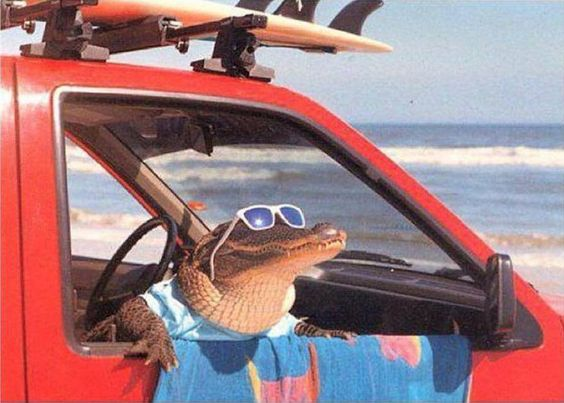
#> input picture Computação-Gráfica/processamento de imagens/teste.jpg, 564 x 403 px
$ python main.py
#> lines starting #> are read from the running program, lines starting #| are printed output that depends on the picture; after the words box and inside, x2 and y2 are one past the last pixel; in counts of white or black regions, pixels touching at a corner belong together
import cv2
    # Carrega a imagem
img = cv2.imread("teste.jpg")
#> img is the input picture: shape (403, 564, 3); mean B, G, R 129.5, 124.7, 160.2
    # Separa os canais de cores
r, g, b = cv2.split(img)
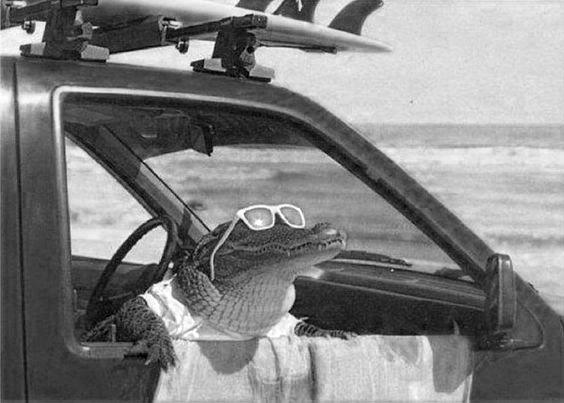
#> r: shape (403, 564); min 0, max 255, mean 129.5
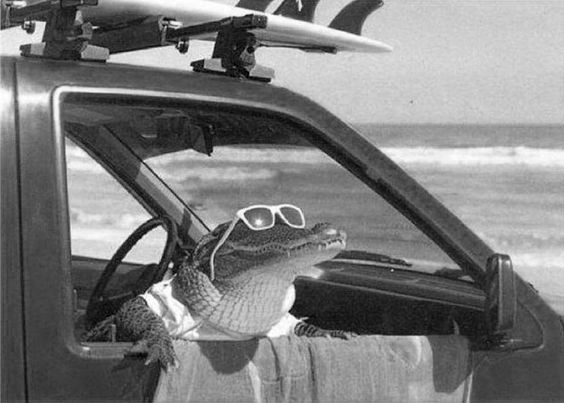
#> g: shape (403, 564); min 0, max 255, mean 124.7
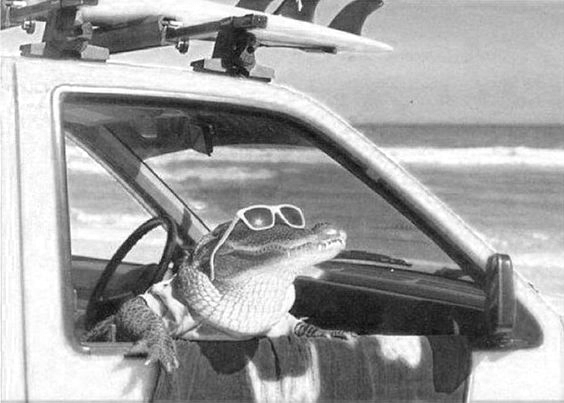
#> b: shape (403, 564); min 12, max 255, mean 160.2
font = cv2.FONT_HERSHEY_SIMPLEX
cv2.putText(b, 'B: ' + str(round(cv2.mean(b)[0])), (10, 30), font, 1, (255, 255, 255), 1)
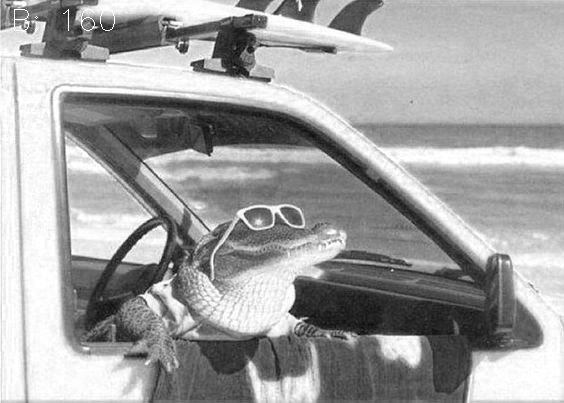
#> b: shape (403, 564); 0.1% of pixels changed, all inside (x1, y1, x2, y2) = (14, 9, 115, 31)
cv2.putText(g, 'G: ' + str(round(cv2.mean(g)[0])), (10, 30), font, 1, (255, 255, 255), 1)
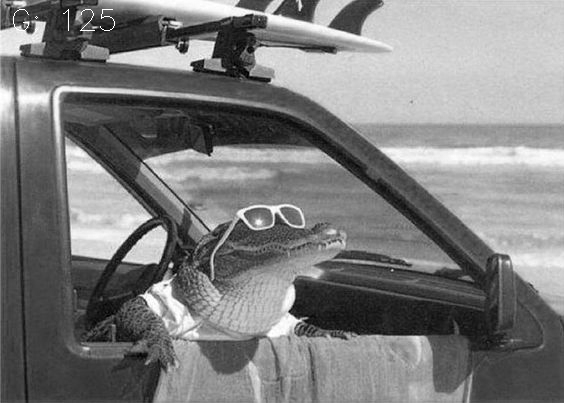
#> g: shape (403, 564); 0.08% of pixels changed, all inside (x1, y1, x2, y2) = (13, 9, 115, 31)
cv2.putText(r, 'R: ' + str(round(cv2.mean(r)[0])), (10, 30), font, 1, (255, 255, 255), 1)
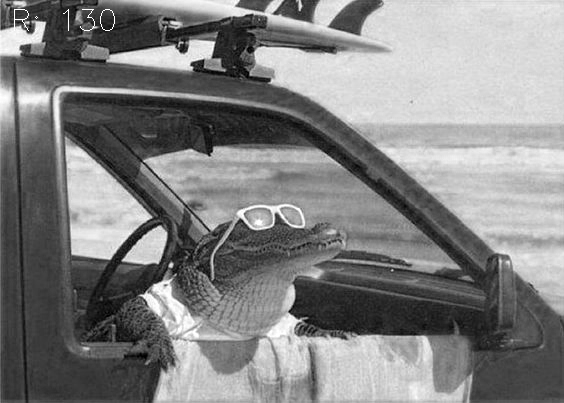
#> r: shape (403, 564); 0.09% of pixels changed, all inside (x1, y1, x2, y2) = (14, 9, 115, 31)
    # Mostra cada canal de cor
cv2.imshow("Canal R: ", r)
cv2.imshow("Canal G", g)
cv2.imshow("Canal B", b)
cv2.waitKey(0)
cv2.destroyAllWindows()
